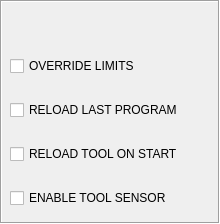
                <widget class="QFrame" name="frm_settings3">
                 <property name="frameShape">
                  <enum>QFrame::Box</enum>
                 </property>
                 <property name="frameShadow">
                  <enum>QFrame::Sunken</enum>
                 </property>
                 <layout class="QVBoxLayout" name="verticalLayout_11">
                  <property name="spacing">
                   <number>4</number>
                  </property>
                  <property name="leftMargin">
                   <number>8</number>
                  </property>
                  <property name="topMargin">
                   <number>4</number>
                  </property>
                  <property name="rightMargin">
                   <number>8</number>
                  </property>
                  <property name="bottomMargin">
                   <number>4</number>
                  </property>
                  <item>
                   <spacer name="verticalSpacer_4">
                    <property name="orientation">
                     <enum>Qt::Vertical</enum>
                    </property>
                    <property name="sizeHint" stdset="0">
                     <size>
                      <width>20</width>
                      <height>40</height>
                     </size>
                    </property>
                   </spacer>
                  </item>
                  <item>
                   <widget class="QCheckBox" name="checkBox_override_limits">
                    <property name="sizePolicy">
                     <sizepolicy hsizetype="Fixed" vsizetype="Fixed">
                      <horstretch>0</horstretch>
                      <verstretch>0</verstretch>
                     </sizepolicy>
                    </property>
                    <property name="minimumSize">
                     <size>
                      <width>200</width>
                      <height>40</height>
                     </size>
                    </property>
                    <property name="maximumSize">
                     <size>
                      <width>200</width>
                      <height>40</height>
                     </size>
                    </property>
                    <property name="text">
                     <string>OVERRIDE LIMITS</string>
                    </property>
                   </widget>
                  </item>
                  <item>
                   <widget class="QCheckBox" name="checkBox_reload_program">
                    <property name="sizePolicy">
                     <sizepolicy hsizetype="Fixed" vsizetype="Fixed">
                      <horstretch>0</horstretch>
                      <verstretch>0</verstretch>
                     </sizepolicy>
                    </property>
                    <property name="minimumSize">
                     <size>
                      <width>200</width>
                      <height>40</height>
                     </size>
                    </property>
                    <property name="maximumSize">
                     <size>
                      <width>200</width>
                      <height>40</height>
                     </size>
                    </property>
                    <property name="text">
                     <string>RELOAD LAST PROGRAM</string>
                    </property>
                   </widget>
                  </item>
                  <item>
                   <widget class="QCheckBox" name="checkBox_reload_tool">
                    <property name="sizePolicy">
                     <sizepolicy hsizetype="Fixed" vsizetype="Fixed">
                      <horstretch>0</horstretch>
                      <verstretch>0</verstretch>
                     </sizepolicy>
                    </property>
                    <property name="minimumSize">
                     <size>
                      <width>200</width>
                      <height>40</height>
                     </size>
                    </property>
                    <property name="maximumSize">
                     <size>
                      <width>200</width>
                      <height>40</height>
                     </size>
                    </property>
                    <property name="text">
                     <string>RELOAD TOOL ON START</string>
                    </property>
                   </widget>
                  </item>
                  <item>
                   <widget class="QCheckBox" name="checkBox_tool_sensor">
                    <property name="sizePolicy">
                     <sizepolicy hsizetype="Fixed" vsizetype="Fixed">
                      <horstretch>0</horstretch>
                      <verstretch>0</verstretch>
                     </sizepolicy>
                    </property>
                    <property name="minimumSize">
                     <size>
                      <width>200</width>
                      <height>40</height>
                     </size>
                    </property>
                    <property name="maximumSize">
                     <size>
                      <width>200</width>
                      <height>40</height>
                     </size>
                    </property>
                    <property name="text">
                     <string>ENABLE TOOL SENSOR</string>
                    </property>
                   </widget>
                  </item>
                 </layout>
                </widget>
